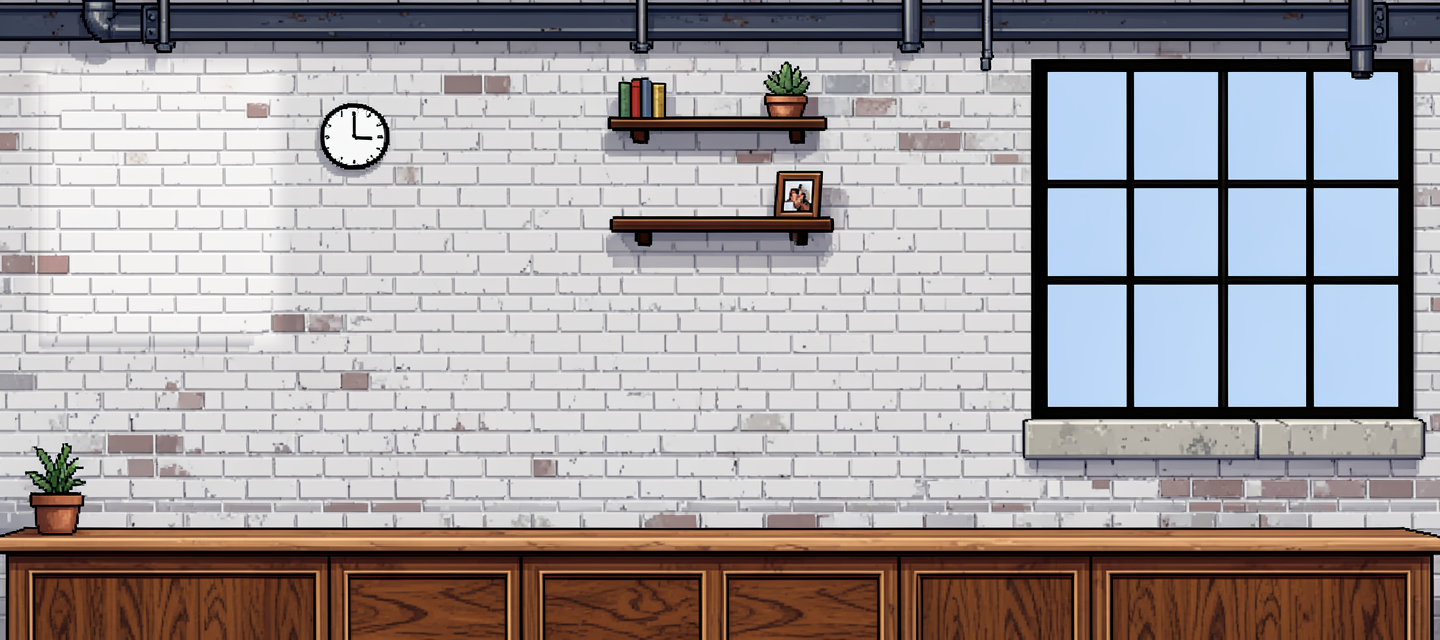
#> input picture tools/desk/sources/room-wide-seed9701-noposter.png, 1440 x 640 px; the run also reads 5 pictures not shown here
$ python env_build.py
#> lines starting #> are read from the running program, lines starting #| are printed output that depends on the picture; after the words box and inside, x2 and y2 are one past the last pixel; in counts of white or black regions, pixels touching at a corner belong together
#> in reduce_full, rgb is the input picture: shape (640, 1440, 3); mean R, G, B 163.8, 158.3, 159.8
### tools/portraits/pixelize.py
#!/usr/bin/env python3
"""
Nutrimatic portrait toolkit - pixelize.py
Version 2.1.0

Created: 2026-10-02 - Turn a picked candidate (or a photo) into a clean 16-colour sprite (v1.0.0)
Modified: 2026-10-02 - Rewritten after the first real run. The generated pictures look like pixel art but are not on a
  grid, and a plain downscale turned eyes, glasses and mouths into blobs or dropped them. Now two layers: fills by
  majority vote, thin strokes found by black-hat and thinned to one pixel. Cut-out by flood fill (no rembg), palette by
  k-means in OKLab. Needs numpy, scipy, pillow (v2.0.0)
Modified: 2026-10-02 - pixelize() can take a ready mask and a fixed grid origin and return the uncropped grid, so a set
  of pose pictures lands on one shared grid (tools/desk/pose_sprites.py) (v2.1.0)

A generated portrait on a flat background -> a true low-resolution sprite. The generated picture looks like pixel art
but is not on a grid, so it is resampled, in two layers that are treated differently:

  fills   the flat colour areas: palette by k-means in OKLab, then a majority vote per sprite pixel
  lines   thin dark strokes (outlines, glasses frames, eyelids, the mouth): found with a morphological black-hat, then
          reduced to their coverage per sprite pixel and thinned to one pixel wide, so they stay connected instead of
          dissolving (what a plain majority vote does) or turning into blobs (what boosting dark colours does)
  lights  thin light details (eye whites, teeth, a necklace) the same way, without thinning

Then: lone pixels removed, a continuous outline around the silhouette, the palette cut to the colours actually used.
Writes <out>-1x.png (the sprite, transparent), <out>-<zoom>x.png (to look at) and <out>.json (palette, grid).
"""
import argparse, json, sys
import numpy as np
from PIL import Image
from scipy import ndimage


# ---------- colour: sRGB <-> OKLab ----------
def srgb_to_oklab(rgb):
    c = np.asarray(rgb, dtype=np.float64) / 255.0
    lin = np.where(c <= 0.04045, c / 12.92, ((c + 0.055) / 1.055) ** 2.4)
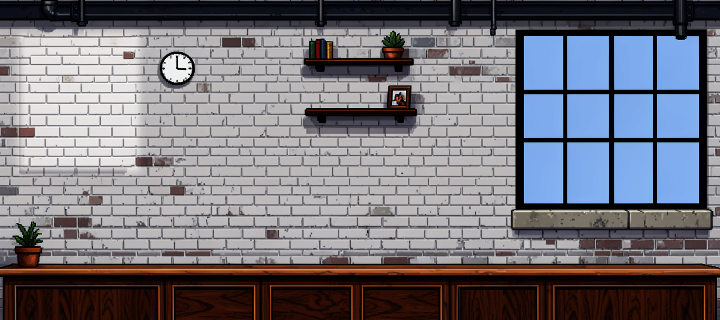
#> lin: shape (640, 1440, 3) float64 (shown at 1/2 size); mean R, G, B 0.461, 0.453, 0.481
    l = 0.4122214708 * lin[..., 0] + 0.5363325363 * lin[..., 1] + 0.0514459929 * lin[..., 2]
    m = 0.2119034982 * lin[..., 0] + 0.6806995451 * lin[..., 1] + 0.1073969566 * lin[..., 2]
    s = 0.0883024619 * lin[..., 0] + 0.2817188376 * lin[..., 1] + 0.6299787005 * lin[..., 2]
    l, m, s = np.cbrt(l), np.cbrt(m), np.cbrt(s)
    return np.stack([0.2104542553 * l + 0.7936177850 * m - 0.0040720468 * s,
                     1.9779984951 * l - 2.4285922050 * m + 0.4505937099 * s,
                     0.0259040371 * l + 0.7827717662 * m - 0.8086757660 * s], axis=-1)


def oklab_to_srgb(lab):
    L, a, b = lab[..., 0], lab[..., 1], lab[..., 2]
    l = (L + 0.3963377774 * a + 0.2158037573 * b) ** 3
    m = (L - 0.1055613458 * a - 0.0638541728 * b) ** 3
    s = (L - 0.0894841775 * a - 1.2914855480 * b) ** 3
    lin = np.clip(np.stack([4.0767416621 * l - 3.3077115913 * m + 0.2309699292 * s,
                            -1.2684380046 * l + 2.6097574011 * m - 0.3413193965 * s,
                            -0.0041960863 * l - 0.7034186147 * m + 1.7076147010 * s], axis=-1), 0, 1)
    c = np.where(lin <= 0.0031308, lin * 12.92, 1.055 * lin ** (1 / 2.4) - 0.055)
    return np.clip(np.round(c * 255), 0, 255).astype(np.uint8)


# ---------- cut-out ----------
def subject_mask(rgb, tol=40, min_hole=400):
    """True where the figure is. Background = pixels near the border colour that connect to the top, left or right edge,
    plus enclosed patches of exactly that colour (the gap between an arm and the body)."""
    a = rgb.astype(np.int32)
    border = np.concatenate([a[:4].reshape(-1, 3), a[:, :4].reshape(-1, 3), a[:, -4:].reshape(-1, 3)])
    bg = np.median(border, axis=0)
    near = np.abs(a - bg).sum(axis=2) < tol
    lab, n = ndimage.label(near)
    edge = np.unique(np.concatenate([lab[0], lab[:, 0], lab[:, -1]])); edge = edge[edge != 0]
    bgmask = np.isin(lab, edge)
    if n:
        sizes = ndimage.sum(near, lab, index=np.arange(1, n + 1)); dist = ndimage.mean(np.abs(a - bg).sum(axis=2), lab, index=np.arange(1, n + 1))
        for i in range(1, n + 1):
            if i not in edge and sizes[i - 1] >= min_hole and dist[i - 1] < tol * 0.45: bgmask |= (lab == i)
    mask = ndimage.binary_opening(~bgmask, iterations=1)
    lab2, n2 = ndimage.label(mask)
    if n2 > 1: mask = lab2 == (1 + int(np.argmax(ndimage.sum(mask, lab2, index=np.arange(1, n2 + 1)))))
    return mask, bg


# ---------- palette ----------
def kmeans(points, weights, k, iters=60, seed=0):
    rng = np.random.default_rng(seed)
    centers = [points[np.argmax(weights)]]
    d2 = ((points - centers[0]) ** 2).sum(axis=1)
    for _ in range(1, k):
        p = d2 * weights
        centers.append(points[rng.choice(len(points), p=p / p.sum())]); d2 = np.minimum(d2, ((points - centers[-1]) ** 2).sum(axis=1))
    centers = np.array(centers)
    for _ in range(iters):
        lab = ((points[:, None, :] - centers[None, :, :]) ** 2).sum(axis=2).argmin(axis=1)
        new = np.array([np.average(points[lab == j], axis=0, weights=weights[lab == j]) if (lab == j).any() else centers[j] for j in range(k)])
        if np.allclose(new, centers, atol=1e-5): break
        centers = new
    return centers


def build_palette(rgb, sel, k, seed=0, chroma_gain=4.0):
    """k colours for the pixels in `sel`: clustering runs on the distinct colours with sub-linear weights, so small
    saturated areas (gold, lips, irises) are not swallowed by the large flat ones."""
    px = rgb[sel]
    q = (px >> 3).astype(np.int32); key = (q[:, 0] << 10) | (q[:, 1] << 5) | q[:, 2]
    uniq, inv, counts = np.unique(key, return_inverse=True, return_counts=True)
    sums = np.zeros((len(uniq), 3)); np.add.at(sums, inv, px); lab = srgb_to_oklab(sums / counts[:, None])
    weights = counts ** 0.6 * (1.0 + chroma_gain * np.hypot(lab[:, 1], lab[:, 2]))
    centers = kmeans(lab, weights, k, seed=seed)
    return centers[np.argsort(centers[:, 0])]


def nearest(lab, centers):
    flat = lab.reshape(-1, 3); out = np.empty(len(flat), dtype=np.int16)
    for i in range(0, len(flat), 200000): out[i:i + 200000] = ((flat[i:i + 200000, None, :] - centers[None, :, :]) ** 2).sum(axis=2).argmin(axis=1)
    return out.reshape(lab.shape[:-1])


# ---------- thinning (Zhang-Suen) ----------
def thin(mask):
    m = np.pad(mask.astype(np.uint8), 1)
    while True:
        changed = False
        for step in (0, 1):
            p2, p3, p4, p5, p6, p7, p8, p9 = m[:-2, 1:-1], m[:-2, 2:], m[1:-1, 2:], m[2:, 2:], m[2:, 1:-1], m[2:, :-2], m[1:-1, :-2], m[:-2, :-2]
            nb = [p2, p3, p4, p5, p6, p7, p8, p9]
            b = sum(nb); a = sum(((nb[i] == 0) & (nb[(i + 1) % 8] == 1)).astype(np.uint8) for i in range(8))
            if step == 0: cond = (p2 * p4 * p6 == 0) & (p4 * p6 * p8 == 0)
            else: cond = (p2 * p4 * p8 == 0) & (p2 * p6 * p8 == 0)
            kill = (m[1:-1, 1:-1] == 1) & (b >= 2) & (b <= 6) & (a == 1) & cond
            if kill.any(): m[1:-1, 1:-1][kill] = 0; changed = True
        if not changed: break
    return m[1:-1, 1:-1].astype(bool)


# ---------- the grid ----------
class Grid:
    def __init__(self, shape, cell, ox, oy):
        h, w = shape; self.cell = cell
        self.tw, self.th = int(np.ceil((w - ox) / cell)), int(np.ceil((h - oy) / cell))
        xs = np.clip(((np.arange(w) - ox) / cell).astype(int), 0, self.tw - 1); ys = np.clip(((np.arange(h) - oy) / cell).astype(int), 0, self.th - 1)
        self.id = (ys[:, None] * self.tw + xs[None, :]).ravel(); self.n = self.th * self.tw

    def share(self, sel):                       # fraction of each cell covered by the boolean image `sel`
        return (np.bincount(self.id, weights=sel.ravel().astype(np.float64), minlength=self.n) / np.bincount(self.id, minlength=self.n)).reshape(self.th, self.tw)

    def votes(self, idx, sel, k):               # per cell, how many selected pixels carry each palette index
        out = np.zeros((self.n, k)); s = sel.ravel()
        np.add.at(out, (self.id[s], idx.ravel()[s]), 1); return out.reshape(self.th, self.tw, k)

    # [4 lines left out: function mean, not called in this run]


def despeckle(spr, alpha, keep, passes=2):
    h, w = spr.shape
    for _ in range(passes):
        out = spr.copy()
        for y in range(h):
            for x in range(w):
                if not alpha[y, x] or keep[y, x]: continue
                nb = [spr[yy, xx] for yy, xx in ((y - 1, x), (y + 1, x), (y, x - 1), (y, x + 1)) if 0 <= yy < h and 0 <= xx < w and alpha[yy, xx]]
                if len(nb) >= 3 and spr[y, x] not in nb:
                    vals, cnt = np.unique(nb, return_counts=True); out[y, x] = vals[cnt.argmax()]
        spr = out
    return spr


def pixelize(rgb, cell, colors=15, line_w=0.95, line_t=0.22, light_t=0.34, cover=0.5, tol=40, seed=0, phases=4, outline=True, line_colors=2, verbose=False,
             mask=None, origin=None, crop=True):
    """mask: a ready cut-out (True = figure) instead of the flood fill. origin: (x, y) of the grid's first cell, both <= 0,
    to put several pictures on one grid instead of fitting each. crop=False returns the whole grid, uncropped."""
    if mask is None: mask, bg = subject_mask(rgb, tol)
    else: bg = np.zeros(3)
    lab = srgb_to_oklab(rgb); L = lab[..., 0]
    # thin dark strokes: darker than their surroundings by a clear margin and narrower than about one sprite pixel
    r = max(1, int(round(cell * line_w / 2)))
    yy, xx = np.ogrid[-r:r + 1, -r:r + 1]; disk = (xx * xx + yy * yy) <= r * r
    Lm = np.where(mask, L, 1.0)                                        # the background counts as light, so the silhouette outline is a stroke too
#> mask: shape (640, 1440) bool; every value is 1
    blackhat = ndimage.grey_closing(Lm, footprint=disk) - Lm
    lines = mask & (blackhat > 0.16) & (L < 0.52)
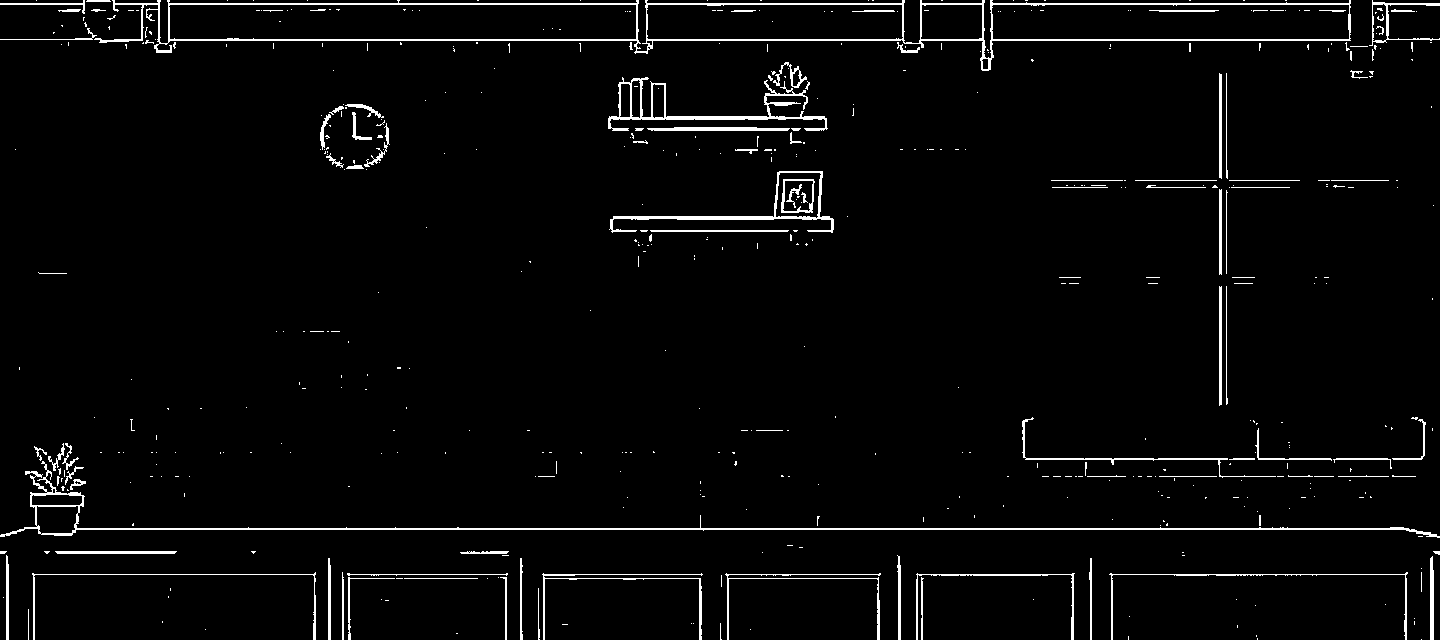
#> lines: shape (640, 1440) bool; 3% white in thin lines or dots
    Ld = np.where(mask, L, 0.0)
    whitehat = Ld - ndimage.grey_opening(Ld, footprint=disk)
    lights = mask & (whitehat > 0.14) & (L > 0.72) & ~lines
#> lights: shape (640, 1440) bool; 1.4% white in thin lines or dots
    fills = mask & ~lines
#> fills: shape (640, 1440) bool; 97% white; black in thin lines or dots
    # palette: fills get most of the budget, strokes share one or two dark colours
    fill_k = colors - line_colors
    pal_fill = build_palette(rgb, fills, fill_k, seed)
#> in build_palette, `uniq, inv, counts = np.unique(key, return_inverse=True, return_counts=..`: uniq = 1937 values from 0 to 32767; counts = 1937 values, max 171579 at index 1783, min 1 at index 9, mean 461.5
#> in build_palette, `sums = np.zeros((len(uniq), 3))`: sums = 1937 rows, first 8: [0, 0, 0], [0, 0, 0], [0, 0, 0], [0, 0, 0], [0, 0, 0], [0, 0, 0], [0, 0, 0], [0, 0, 0]
#> in srgb_to_oklab (call 2), `c = np.asarray(rgb, dtype=np.float64) / 255.0`: c = 1937 rows, first 8: [0.00653, 0.00509, 0.00398], [0.0133, 0.0185, 0.0447], [0.0152, 0.0225, 0.0721], [0.0167, 0.0265, 0.0961], [0.0254, 0.032, 0.0262], [0.0233, 0.036, 0.0418], [0.026, 0.0337, 0.0703], [0.0247, 0.0418, 0.104]
#> in srgb_to_oklab (call 2), `lin = np.where(c <= 0.04045, c / 12.92, ((c + 0.055) / 1.055) ** 2.4)`: lin = 1937 rows, first 8: [0.000506, 0.000394, 0.000308], [0.00103, 0.00143, 0.00347], [0.00118, 0.00174, 0.00622], [0.00129, 0.00205, 0.00942], [0.00197, 0.00248, 0.00203], [0.0018, 0.00278, 0.00324], [0.00201, 0.00261, 0.00602], [0.00191, 0.00324, 0.0106]
#> in build_palette, `lab = srgb_to_oklab(sums / counts[:, None])`: lab = 1937 rows, first 8: [0.0745, 0.0015, 0.00307], [0.115, 0.000308, -0.0186], [0.126, 0.00123, -0.0303], [0.136, 0.00122, -0.0399], [0.132, -0.00445, 0.00266], [0.137, -0.0052, -0.00499], [0.141, 0.00105, -0.021], [0.153, -0.000563, -0.0347]
#> in build_palette, `weights = counts ** 0.6 * (1.0 + chroma_gain * np.hypot(lab[:, 1], lab..`: weights = 1937 values, max 1391 at index 1783, min 1.02 at index 339, mean 19.18
#> in kmeans, `centers = [points[np.argmax(weights)]]`: centers = [[0.896, 0.00152, -0.000115]]
#> in kmeans, `d2 = ((points - centers[0]) ** 2).sum(axis=1)`: d2 = 1937 values, max 0.675 at index 0, min 0 at index 1783, mean 0.144
#> after the loop in kmeans, `for _ in range(1, k):`: centers = 25 items, first 6: [0.896, 0.00152, -0.000115], [0.49, -0.00132, -0.0043], [0.193, 0.0195, 0.0151], [0.266, 0.0129, 7.88e-05], [0.126, 0.00123, -0.0303], [0.646, 0.0866, 0.0685]; d2 = 1937 values, max 0.0176 at index 1239, min 0 at index 0, mean 0.00265
#> in kmeans, `centers = np.array(centers)`: centers = 25 rows, first 8: [0.896, 0.00152, -0.000115], [0.49, -0.00132, -0.0043], [0.193, 0.0195, 0.0151], [0.266, 0.0129, 7.88e-05], [0.126, 0.00123, -0.0303], [0.646, 0.0866, 0.0685], [0.733, 0.0449, 0.081], [0.668, 0.00434, -0.0103]
#> in build_palette, `centers = kmeans(lab, weights, k, seed=seed)`: centers = 25 rows, first 8: [0.923, 0.000747, -0.000153], [0.512, 0.00455, -0.0151], [0.273, -0.00104, -0.0271], [0.278, 0.0446, 0.03], [0.205, 0.0099, -0.0102], [0.631, 0.0525, 0.0777], [0.73, 0.0456, 0.0852], [0.659, 0.00775, -0.00432]
#> pal_fill = 25 rows, first 8: [0.0764, 0.00145, 0.00206], [0.152, 0.0131, 0.00171], [0.205, 0.0099, -0.0102], [0.273, -0.00104, -0.0271], [0.278, 0.0446, 0.03], [0.344, -0.00363, -0.0227], [0.366, 0.052, 0.0484], [0.41, -0.000891, -0.0294]
    pal_line = build_palette(rgb, lines, line_colors, seed, chroma_gain=1.0) if lines.sum() > 50 else pal_fill[:line_colors]
#> in build_palette (call 2), `sums = np.zeros((len(uniq), 3))`: sums = 482 rows, first 8: [0, 0, 0], [0, 0, 0], [0, 0, 0], [0, 0, 0], [0, 0, 0], [0, 0, 0], [0, 0, 0], [0, 0, 0]
#> in srgb_to_oklab (call 3), `c = np.asarray(rgb, dtype=np.float64) / 255.0`: c = 482 rows, first 8: [0.000919, 0.000476, 0.00253], [0.0107, 0.0126, 0.0405], [0.0119, 0.018, 0.0705], [0.0172, 0.025, 0.104], [0.0165, 0.0392, 0.0223], [0.0214, 0.0389, 0.0456], [0.0211, 0.036, 0.0763], [0.0235, 0.0392, 0.11]
#> in srgb_to_oklab (call 3), `lin = np.where(c <= 0.04045, c / 12.92, ((c + 0.055) / 1.055) ** 2.4)`: lin = 482 rows, first 8: [7.11e-05, 3.68e-05, 0.000195], [0.00083, 0.000974, 0.00313], [0.000919, 0.0014, 0.00604], [0.00133, 0.00193, 0.0107], [0.00128, 0.00304, 0.00173], [0.00166, 0.00301, 0.00355], [0.00163, 0.00279, 0.00673], [0.00182, 0.00304, 0.0117]
#> in build_palette (call 2), `lab = srgb_to_oklab(sums / counts[:, None])`: lab = 482 rows, first 8: [0.0393, 0.00477, -0.0101], [0.104, 0.00284, -0.0219], [0.119, 0.00136, -0.0332], [0.137, 0.00239, -0.0447], [0.135, -0.0143, 0.00711], [0.14, -0.00719, -0.00594], [0.142, -0.00206, -0.0238], [0.152, 0.000298, -0.0395]
#> pal_line = [[0.0792, 0.00562, -0.00954], [0.238, 0.0093, -0.0015], [0.424, 0.00977, 0.000413]]
    centers = np.concatenate([pal_line, pal_fill]); k = len(centers)
#> after `centers = np.concatenate([pal_line, pal_fill])`: centers = 28 rows, first 8: [0.0792, 0.00562, -0.00954], [0.238, 0.0093, -0.0015], [0.424, 0.00977, 0.000413], [0.0764, 0.00145, 0.00206], [0.152, 0.0131, 0.00171], [0.205, 0.0099, -0.0102], [0.273, -0.00104, -0.0271], [0.278, 0.0446, 0.03]
#> after `k = len(centers)`: k = 28
    fill_idx = nearest(lab, pal_fill) + line_colors; line_idx = nearest(lab, pal_line)
#> the loop in nearest, `for i in range(0, len(flat), 200000): out[i:i + 200000] = ((flat[i:i +..` made 5 passes
#> i on passes 2 to 5: 200000, 400000, 600000, 800000
#> in nearest, `return out.reshape(lab.shape[:-1])`:
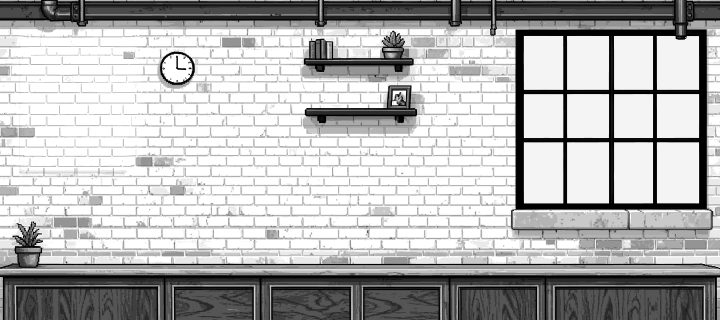
#> returned value: shape (640, 1440) int16 (shown at 1/2 size); min 0, max 24, mean 17; drawn with min black and max white
#> the loop in nearest (call 2), `for i in range(0, len(flat), 200000): out[i:i + 200000] = ((flat[i:i +..` made 5 passes
    best = None
    starts = [(origin[0] + cell, origin[1] + cell)] if origin is not None else [(ox, oy) for oy in np.linspace(0, cell, phases, endpoint=False) for ox in np.linspace(0, cell, phases, endpoint=False)]
    for ox, oy in starts:
        if True:
            g = Grid(mask.shape, cell, ox - cell, oy - cell)
            v = g.votes(fill_idx, fills, k); tot = v.sum(axis=2)
            score = v.max(axis=2).sum() / max(1, tot.sum())            # how cleanly the fills fall into the cells
            if best is None or score > best[0]: best = (score, g, v, ox, oy)
#> this loop made 1 pass
#> score on pass 1: 0.763
#> pass 1, in pixelize, `tot = v.sum(axis=2)`:
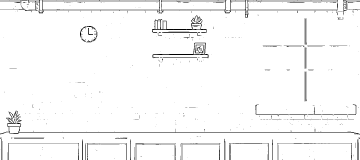
#> tot: shape (160, 360) float64; min 0, max 16, mean 15.52; drawn with min black and max white
#> after the loop, best = 5 items
    score, g, v, ox, oy = best
#> ox = 4; oy = 4
    alpha = g.share(mask) >= cover
#> alpha: shape (160, 360) bool; every value is 1
    spr = v.argmax(axis=2)
    empty = v.sum(axis=2) == 0                                          # cells that are all stroke: borrow the stroke colour
#> empty: shape (160, 360) bool; 0.1% white in thin lines or dots, all inside (x1, y1, x2, y2) = (18, 26, 207, 124)
    lv = g.votes(line_idx, lines, k); lchoice = lv.argmax(axis=2)
    spr = np.where(empty, lchoice, spr)
    # light details
    lshare = g.share(lights); lightv = g.votes(fill_idx, lights, k)
    add_light = alpha & (lshare >= light_t)
#> add_light: shape (160, 360) bool; 1.2% white in thin lines or dots
    spr = np.where(add_light, lightv.argmax(axis=2), spr)
    # strokes: coverage -> one pixel wide
    cov = g.share(lines)
    cand = alpha & (cov >= line_t)
#> cand: shape (160, 360) bool; 7.6% white in thin lines or dots
    solid = cov >= 0.75                                                 # really dark cells stay whatever thinning says
#> solid: shape (160, 360) bool; 0.42% white in thin lines or dots
    skel = thin(cand) | (solid & alpha)
#> after the loop in thin, `while True:`:
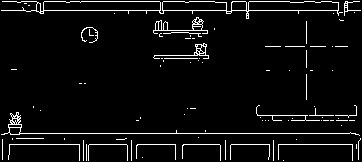
#> m: shape (162, 362); values 0 (black) and 1 (white), 5% white in thin lines or dots
#> skel: shape (160, 360) bool; 5.1% white in thin lines or dots
    spr = np.where(skel, lchoice, spr)
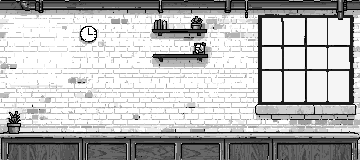
#> spr: shape (160, 360) int64; min 0, max 27, mean 19.7; drawn with min black and max white
    keep = skel | add_light
#> keep: shape (160, 360) bool; 6.1% white in thin lines or dots
    spr = despeckle(spr, alpha, keep)
#> (the rest of the program and of its run is left out)
